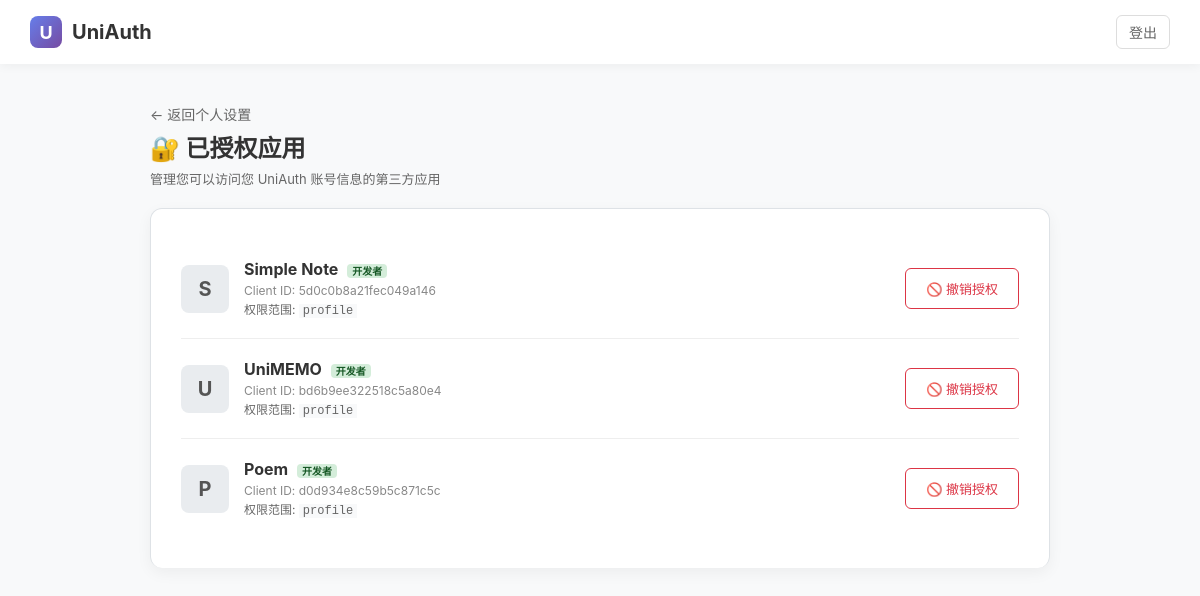
Page /settings/authorized (signed in) on the committed database.
### app.py (models this page shows)
class RefreshToken(db.Model):
    __tablename__ = 'refresh_tokens'
    token = db.Column(db.String(100), primary_key=True)
    client_id = db.Column(db.String(40), db.ForeignKey('oauth_apps.client_id'), nullable=False)
    user_id = db.Column(db.Integer, db.ForeignKey('users.id'), nullable=False)
    expires_at = db.Column(db.Float, nullable=False)
    scope = db.Column(db.String(200), default='profile')

class OAuthApp(db.Model):
    __tablename__ = 'oauth_apps'
    client_id = db.Column(db.String(40), primary_key=True)
    client_secret = db.Column(db.String(80), nullable=False)
    name = db.Column(db.String(100), nullable=False)
    redirect_uri = db.Column(db.String(200), nullable=False)
    created_at = db.Column(db.DateTime, default=datetime.datetime.utcnow)
    user_id = db.Column(db.Integer, db.ForeignKey('users.id'), nullable=False)

### app.py (the view)
@app.route('/settings/authorized')
@login_required
def authorized_apps():
    user = get_current_user()
    tokens = db.session.query(RefreshToken).filter_by(user_id=user.id).all()
    authorized_apps_map = {}
    for token in tokens:
        if token.client_id not in authorized_apps_map:
            app_info = db.session.get(OAuthApp, token.client_id)
            if app_info:
                authorized_apps_map[token.client_id] = {
                    'app': app_info,
                    'last_authorized': datetime.datetime.fromtimestamp(token.timestamp if hasattr(token, 'timestamp') else time.time()), # 简单起见，这里如果有时间戳最好，没有就算了
                    'scopes': token.scope
                }
    return render_template('authorized_apps.html', user=user, apps=authorized_apps_map.values())

### app.py (called while the page is built)
def login_required(f):
    @wraps(f)
    def decorated_function(*args, **kwargs):
        if 'user_id' not in session: return redirect(url_for('login', redirect_uri=request.url))
        user = db.session.get(User, session['user_id'])
        if not user:
            session.clear()
            return redirect(url_for('login', redirect_uri=request.url))
        return f(*args, **kwargs)
    return decorated_function

def get_current_user():
    if 'user_id' in session: return db.session.get(User, session['user_id'])
    return None

### templates/authorized_apps.html (shortened to what this page needs)
{% extends "base.html" %}
{% block content %}
<div class="header-row">
    <div>
        <a href="/profile" style="text-decoration: none; color: #666; font-size: 14px;">← 返回个人设置</a>
        <h2 style="margin: 5px 0;">🔐 已授权应用</h2>
        <p style="margin:0; color:#666; font-size:13px;">管理您可以访问您 UniAuth 账号信息的第三方应用</p>
    </div>
</div>
<div class="card">
    {% if apps %}
        <div style="display: flex; flex-direction: column; gap: 0;">
            {% for item in apps %}
            <div style="display: flex; justify-content: space-between; align-items: center; padding: 20px 0; border-bottom: 1px solid #eee;">
                <div style="display: flex; align-items: center; gap: 15px;">
                    <div style="width: 48px; height: 48px; border-radius: 8px; background: #e9ecef; color: #555; display: flex; align-items: center; justify-content: center; font-size: 20px; font-weight: bold;">
                        {{ item.app.name[0]|upper }}
                    </div>
                    <div>
                        <div style="font-weight: bold; font-size: 16px; color: #333;">
                            {{ item.app.name }}
                            {% if item.app.user_id == user.id %}
                            <span style="font-size: 10px; background: #d4edda; color: #155724; padding: 1px 5px; border-radius: 4px; margin-left: 5px;">开发者</span>
                            {% endif %}
                        </div>
                        <div style="font-size: 12px; color: #888; margin-top: 4px;">
                            Client ID: {{ item.app.client_id }}
                        </div>
                        <div style="font-size: 12px; color: #666; margin-top: 2px;">
                            权限范围: <span style="font-family: monospace; background: #f8f9fa; padding: 0 4px;">{{ item.scopes }}</span>
                        </div>
                    </div>
                </div>
                <form action="/settings/authorized/{{ item.app.client_id }}/revoke" method="POST" onsubmit="return confirm('确定要撤销对 {{ item.app.name }} 的授权吗？\n\n撤销后，该应用将无法再访问您的数据，您在该应用上的登录状态也会失效。');">
                    <button type="submit" class="btn btn-ghost" style="color: #dc3545; border-color: #dc3545; font-size: 13px;">
                        🚫 撤销授权
                    </button>
                </form>
            </div>
            {% endfor %}
        </div>
    {% else %}
        <div style="text-align: center; padding: 40px; color: #999;">
            <div style="font-size: 40px; margin-bottom: 10px;">🛡️</div>
            <p>您还没有授权任何应用访问您的账户。</p>
        </div>
    {% endif %}
</div>
{% endblock %}

### templates/base.html (shortened to what this page needs)
<!DOCTYPE html>
<html lang="zh-CN">
<head>
</head>
<body>
    <div class="navbar">
        <a href="/" class="logo">
            <div class="logo-icon">U</div>
            UniAuth
        </a>
        <div>
            {% if session.get('user_id') %}
                <a href="/logout" class="btn btn-ghost" style="padding: 6px 12px;">登出</a>
            {% else %}
                <a href="/login" style="color:#666; text-decoration:none; font-size:14px;">登录</a>
            {% endif %}
        </div>
    </div>
    <div class="container">
        {% block content %}{% endblock %}
    </div>
</body>
</html>

### templates/base.html (style rules this page uses)
:root { --primary: #007bff; --primary-hover: #0069d9; --gradient-1: linear-gradient(135deg, #667eea 0%, #764ba2 100%); --danger: #dc3545; --bg: #f8f9fa; --card-bg: #ffffff; --border: #dee2e6; --text-main: #2c3e50; }
body { font-family: -apple-system, "Segoe UI", Roboto, "Helvetica Neue", Arial, sans-serif; margin: 0; padding: 0; background-color: var(--bg); color: #333; min-height: 100vh; display: flex; flex-direction: column; }
.navbar { background: var(--card-bg); padding: 15px 30px; box-shadow: 0 2px 10px rgba(0,0,0,0.05); display: flex; justify-content: space-between; align-items: center; }
.logo { font-size: 20px; font-weight: bold; color: #333; text-decoration: none; display: flex; align-items: center; gap: 10px; }
.logo-icon { width: 32px; height: 32px; background: var(--gradient-1); border-radius: 8px; color: white; display: flex; align-items: center; justify-content: center; font-size: 18px; }
.container { max-width: 900px; margin: 40px auto; width: 95%; flex: 1; }
.card { background: var(--card-bg); padding: 30px; border-radius: 12px; box-shadow: 0 5px 15px rgba(0,0,0,0.05); margin-bottom: 20px; border: 1px solid var(--border); }
.btn { display: inline-block; padding: 10px 20px; border: none; border-radius: 6px; background: var(--primary); color: white; cursor: pointer; font-weight: 500; text-decoration: none; font-size: 14px; transition: all 0.2s; text-align: center; }
.btn-ghost { background: transparent; color: #666; border: 1px solid #ddd; }
.header-row { display: flex; justify-content: space-between; align-items: center; margin-bottom: 20px; }

### templates/authorized_apps.html (style rules this page uses)
div > div:last-child { border-bottom: none !important; }

### rows in the picture
RefreshToken: app "S", app.name "Simple Note", app.client_id "5d0c0b8a21fec049a146", scopes "profile"
RefreshToken: app "U", app.name "UniMEMO", app.client_id "bd6b9ee322518c5a80e4", scopes "profile"
RefreshToken: app "P", app.name "Poem", app.client_id "d0d934e8c59b5c871c5c", scopes "profile"
